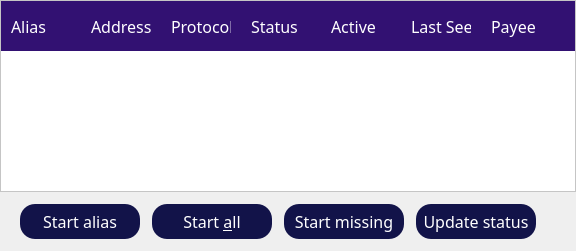
               <widget class="QWidget" name="tabMyZoinodes_4">
                <property name="font">
                 <font>
                  <family>ZoinLight</family>
                 </font>
                </property>
                <attribute name="title">
                 <string>My Zoinodes</string>
                </attribute>
                <layout class="QGridLayout" name="gridLayout_7">
                 <property name="leftMargin">
                  <number>0</number>
                 </property>
                 <property name="topMargin">
                  <number>0</number>
                 </property>
                 <property name="rightMargin">
                  <number>0</number>
                 </property>
                 <property name="bottomMargin">
                  <number>0</number>
                 </property>
                 <property name="spacing">
                  <number>-1</number>
                 </property>
                 <item row="0" column="0">
                  <layout class="QVBoxLayout" name="verticalLayout_12">
                   <property name="spacing">
                    <number>0</number>
                   </property>
                   <property name="leftMargin">
                    <number>0</number>
                   </property>
                   <property name="bottomMargin">
                    <number>0</number>
                   </property>
                   <item>
                    <widget class="QTableWidget" name="tableWidgetMyZoinodes_4">
                     <property name="minimumSize">
                      <size>
                       <width>500</width>
                       <height>0</height>
                      </size>
                     </property>
                     <property name="font">
                      <font>
                       <family>ZoinLight</family>
                       <pointsize>13</pointsize>
                      </font>
                     </property>
                     <property name="styleSheet">
                      <string notr="true">
QHeaderView::section {height:50; width: 100;border: 0px solid white; background-color: #321172; color: white; font-size: 12pt;padding-left: 10; padding-right:10; } 
QHeaderView::down-arrow { image: url(:/icons/txdown); width: 8px; height: 8px; }
 QHeaderView::up-arrow { image: url(:/icons/txup); width: 8px; height: 8px; }

QTableView{
alternate-background-color: #EAE6F1;
background-color: white;
}

QScrollBar:horizontal {
            border: 0px solid;
            background: transparent;
            height: 14px;
            margin: 0px 0px 0px 0px;
              padding: 4px;
}
QScrollBar:vertical {
            border: 0px solid #321172;
            background: transparent;
            width: 14px;
            margin: 0px 0px 0px 0px;
       padding: 4px;
        }
QScrollBar::handle {
            background: #aaaaaa;
            border: 0px;
            border-radius: 3px;
        }
        QScrollBar::add-line:vertical {
            height: 0px;
            subcontrol-position: bottom;
            subcontrol-origin: margin;
        }
        QScrollBar::sub-line:vertical {
            height: 0 px;
            subcontrol-position: top;
            subcontrol-origin: margin;
        }
        QScrollBar::add-line:horizontal {
            width: 0px;
            subcontrol-position: right;
            subcontrol-origin: margin;
        }
        QScrollBar::sub-line:horizontal {
            width: 0 px;
            subcontrol-position: left;
            subcontrol-origin: margin;
        }</string>
                     </property>
                     <property name="editTriggers">
                      <set>QAbstractItemView::NoEditTriggers</set>
                     </property>
                     <property name="alternatingRowColors">
                      <bool>true</bool>
                     </property>
                     <property name="selectionMode">
                      <enum>QAbstractItemView::SingleSelection</enum>
                     </property>
                     <property name="selectionBehavior">
                      <enum>QAbstractItemView::SelectRows</enum>
                     </property>
                     <property name="showGrid">
                      <bool>false</bool>
                     </property>
                     <property name="gridStyle">
                      <enum>Qt::NoPen</enum>
                     </property>
                     <property name="sortingEnabled">
                      <bool>true</bool>
                     </property>
                     <property name="columnCount">
                      <number>7</number>
                     </property>
                     <attribute name="horizontalHeaderDefaultSectionSize">
                      <number>80</number>
                     </attribute>
                     <attribute name="horizontalHeaderMinimumSectionSize">
                      <number>80</number>
                     </attribute>
                     <attribute name="horizontalHeaderStretchLastSection">
                      <bool>true</bool>
                     </attribute>
                     <attribute name="verticalHeaderVisible">
                      <bool>false</bool>
                     </attribute>
                     <column>
                      <property name="text">
                       <string>Alias</string>
                      </property>
                      <property name="textAlignment">
                       <set>AlignLeading|AlignVCenter</set>
                      </property>
                     </column>
                     <column>
                      <property name="text">
                       <string>Address</string>
                      </property>
                      <property name="textAlignment">
                       <set>AlignLeading|AlignVCenter</set>
                      </property>
                     </column>
                     <column>
                      <property name="text">
                       <string>Protocol</string>
                      </property>
                      <property name="textAlignment">
                       <set>AlignLeading|AlignVCenter</set>
                      </property>
                     </column>
                     <column>
                      <property name="text">
                       <string>Status</string>
                      </property>
                      <property name="textAlignment">
                       <set>AlignLeading|AlignVCenter</set>
                      </property>
                     </column>
                     <column>
                      <property name="text">
                       <string>Active</string>
                      </property>
                      <property name="textAlignment">
                       <set>AlignLeading|AlignVCenter</set>
                      </property>
                     </column>
                     <column>
                      <property name="text">
                       <string>Last Seen</string>
                      </property>
                      <property name="textAlignment">
                       <set>AlignLeading|AlignVCenter</set>
                      </property>
                     </column>
                     <column>
                      <property name="text">
                       <string>Payee</string>
                      </property>
                      <property name="textAlignment">
                       <set>AlignLeading|AlignVCenter</set>
                      </property>
                      <property name="foreground">
                       <brush brushstyle="NoBrush">
                        <color alpha="255">
                         <red>0</red>
                         <green>0</green>
                         <blue>0</blue>
                        </color>
                       </brush>
                      </property>
                     </column>
                    </widget>
                   </item>
                   <item>
                    <layout class="QHBoxLayout" name="horizontalLayout_15">
                     <property name="spacing">
                      <number>12</number>
                     </property>
                     <property name="leftMargin">
                      <number>20</number>
                     </property>
                     <property name="topMargin">
                      <number>12</number>
                     </property>
                     <property name="rightMargin">
                      <number>0</number>
                     </property>
                     <property name="bottomMargin">
                      <number>12</number>
                     </property>
                     <item>
                      <widget class="QPushButton" name="startButton_4">
                       <property name="enabled">
                        <bool>true</bool>
                       </property>
                       <property name="minimumSize">
                        <size>
                         <width>0</width>
                         <height>35</height>
                        </size>
                       </property>
                       <property name="font">
                        <font>
                         <family>ZoinRegular</family>
                         <pointsize>12</pointsize>
                        </font>
                       </property>
                       <property name="styleSheet">
                        <string notr="true">
QPushButton {
background-color: #121349;
color: white;
border-radius:15px;
height:35px;
width:120px;
border: 0;
}
QPushButton:hover {
background-color: #121349;
color: white;
height:35px;
width:120px;
border:0;
}
QPushButton:hover!pressed {
background-color: #4a0e95;
color: white;
border-radius:15px;
height:35px;
width:120px;
border: 0;
}</string>
                       </property>
                       <property name="text">
                        <string>Start alias</string>
                       </property>
                      </widget>
                     </item>
                     <item>
                      <widget class="QPushButton" name="startAllButton_4">
                       <property name="minimumSize">
                        <size>
                         <width>0</width>
                         <height>35</height>
                        </size>
                       </property>
                       <property name="font">
                        <font>
                         <family>ZoinRegular</family>
                         <pointsize>12</pointsize>
                        </font>
                       </property>
                       <property name="styleSheet">
                        <string notr="true">
QPushButton {
background-color: #121349;
color: white;
border-radius:15px;
height:35px;
width:120px;
border: 0;
}
QPushButton:hover {
background-color: #121349;
color: white;
height:35px;
width:120px;
border:0;
}
QPushButton:hover!pressed {
background-color: #4a0e95;
color: white;
border-radius:15px;
height:35px;
width:120px;
border: 0;
}</string>
                       </property>
                       <property name="text">
                        <string>Start &amp;all</string>
                       </property>
                      </widget>
                     </item>
                     <item>
                      <widget class="QPushButton" name="startMissingButton_4">
                       <property name="minimumSize">
                        <size>
                         <width>0</width>
                         <height>35</height>
                        </size>
                       </property>
                       <property name="font">
                        <font>
                         <family>ZoinRegular</family>
                         <pointsize>12</pointsize>
                        </font>
                       </property>
                       <property name="styleSheet">
                        <string notr="true">
QPushButton {
background-color: #121349;
color: white;
border-radius:15px;
height:35px;
width:120px;
border: 0;
}
QPushButton:hover {
background-color: #121349;
color: white;
height:35px;
width:120px;
border:0;
}
QPushButton:hover!pressed {
background-color: #4a0e95;
color: white;
border-radius:15px;
height:35px;
width:120px;
border: 0;
}</string>
                       </property>
                       <property name="text">
                        <string>Start missing</string>
                       </property>
                      </widget>
                     </item>
                     <item>
                      <widget class="QPushButton" name="UpdateButton_4">
                       <property name="minimumSize">
                        <size>
                         <width>0</width>
                         <height>35</height>
                        </size>
                       </property>
                       <property name="font">
                        <font>
                         <family>ZoinRegular</family>
                         <pointsize>12</pointsize>
                        </font>
                       </property>
                       <property name="styleSheet">
                        <string notr="true">
QPushButton {
background-color: #121349;
color: white;
border-radius:15px;
height:35px;
width:120px;
border: 0;
}
QPushButton:hover {
background-color: #121349;
color: white;
height:35px;
width:120px;
border:0;
}
QPushButton:hover!pressed {
background-color: #4a0e95;
color: white;
border-radius:15px;
height:35px;
width:120px;
border: 0;
}</string>
                       </property>
                       <property name="text">
                        <string>Update status</string>
                       </property>
                      </widget>
                     </item>
                     <item>
                      <spacer name="horizontalSpacer_9">
                       <property name="orientation">
                        <enum>Qt::Horizontal</enum>
                       </property>
                       <property name="sizeHint" stdset="0">
                        <size>
                         <width>40</width>
                         <height>20</height>
                        </size>
                       </property>
                      </spacer>
                     </item>
                    </layout>
                   </item>
                  </layout>
                 </item>
                </layout>
               </widget>
